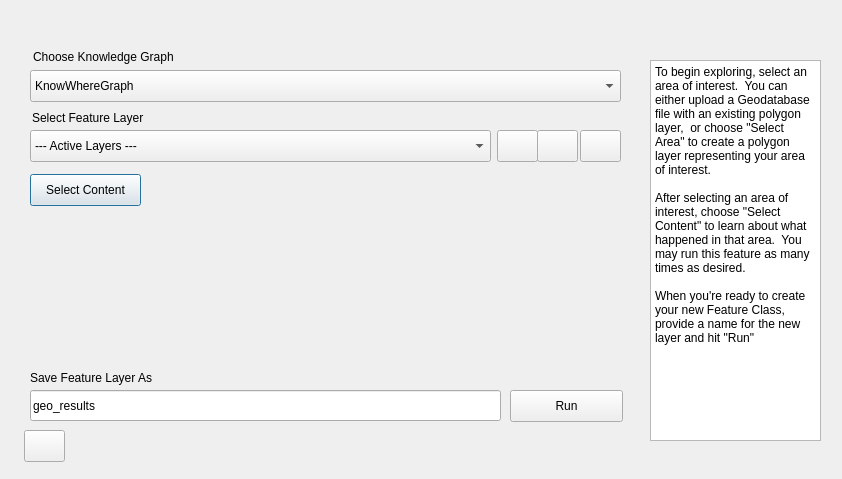
<?xml version="1.0" encoding="UTF-8"?>
<ui version="4.0">
 <class>kwg_dialogBase</class>
 <widget class="QDialog" name="kwg_dialogBase">
  <property name="geometry">
   <rect>
    <x>0</x>
    <y>0</y>
    <width>842</width>
    <height>479</height>
   </rect>
  </property>
  <property name="windowTitle">
   <string>KnowWhereGraph Geoenrichment</string>
  </property>
  <widget class="QLabel" name="label_layerName">
   <property name="geometry">
    <rect>
     <x>30</x>
     <y>370</y>
     <width>161</width>
     <height>16</height>
    </rect>
   </property>
   <property name="text">
    <string>Save Feature Layer As</string>
   </property>
  </widget>
  <widget class="QLineEdit" name="lineEdit_layerName">
   <property name="geometry">
    <rect>
     <x>30</x>
     <y>390</y>
     <width>471</width>
     <height>31</height>
    </rect>
   </property>
   <property name="text">
    <string>geo_results</string>
   </property>
  </widget>
  <widget class="QPushButton" name="pushButton_content">
   <property name="geometry">
    <rect>
     <x>30</x>
     <y>174</y>
     <width>111</width>
     <height>32</height>
    </rect>
   </property>
   <property name="text">
    <string>Select Content</string>
   </property>
  </widget>
  <widget class="QPushButton" name="pushButton_run">
   <property name="geometry">
    <rect>
     <x>510</x>
     <y>390</y>
     <width>113</width>
     <height>32</height>
    </rect>
   </property>
   <property name="text">
    <string>Run</string>
   </property>
  </widget>
  <widget class="QPlainTextEdit" name="plainTextEdit">
   <property name="geometry">
    <rect>
     <x>650</x>
     <y>60</y>
     <width>171</width>
     <height>381</height>
    </rect>
   </property>
   <property name="plainText">
    <string>To begin exploring, select an area of interest.  You can either upload a Geodatabase file with an existing polygon layer,  or choose &quot;Select Area&quot; to create a polygon layer representing your area of interest.

After selecting an area of interest, choose &quot;Select Content&quot; to learn about what happened in that area.  You may run this feature as many times as desired.

When you're ready to create your new Feature Class,  provide a name for the new layer and hit &quot;Run&quot;</string>
   </property>
  </widget>
  <widget class="QComboBox" name="comboBox_layers">
   <property name="geometry">
    <rect>
     <x>30</x>
     <y>130</y>
     <width>461</width>
     <height>32</height>
    </rect>
   </property>
   <property name="toolTip">
    <string>Select active layers from the project</string>
   </property>
   <item>
    <property name="text">
     <string>--- Active Layers ---</string>
    </property>
   </item>
  </widget>
  <widget class="QPushButton" name="pushButton_gdb">
   <property name="geometry">
    <rect>
     <x>497</x>
     <y>130</y>
     <width>41</width>
     <height>32</height>
    </rect>
   </property>
   <property name="toolTip">
    <string>Open a geopackage file</string>
   </property>
   <property name="text">
    <string/>
   </property>
  </widget>
  <widget class="QPushButton" name="pushButton_polygon">
   <property name="geometry">
    <rect>
     <x>537</x>
     <y>130</y>
     <width>41</width>
     <height>32</height>
    </rect>
   </property>
   <property name="toolTip">
    <string>Draw polygon of interest
</string>
   </property>
   <property name="text">
    <string/>
   </property>
  </widget>
  <widget class="QPushButton" name="pushButton_refresh">
   <property name="geometry">
    <rect>
     <x>580</x>
     <y>130</y>
     <width>41</width>
     <height>32</height>
    </rect>
   </property>
   <property name="toolTip">
    <string>Refresh list of active layers</string>
   </property>
   <property name="text">
    <string/>
   </property>
  </widget>
  <widget class="QPushButton" name="toolButton">
   <property name="geometry">
    <rect>
     <x>24</x>
     <y>430</y>
     <width>41</width>
     <height>32</height>
    </rect>
   </property>
   <property name="text">
    <string/>
   </property>
  </widget>
  <widget class="QLabel" name="label_2">
   <property name="geometry">
    <rect>
     <x>32</x>
     <y>110</y>
     <width>261</width>
     <height>16</height>
    </rect>
   </property>
   <property name="text">
    <string>Select Feature Layer</string>
   </property>
  </widget>
  <widget class="QComboBox" name="comboBox_graph">
   <property name="geometry">
    <rect>
     <x>30</x>
     <y>70</y>
     <width>591</width>
     <height>32</height>
    </rect>
   </property>
   <property name="toolTip">
    <string>Select active layers from the project</string>
   </property>
   <item>
    <property name="text">
     <string>KnowWhereGraph</string>
    </property>
   </item>
  </widget>
  <widget class="QLabel" name="label_3">
   <property name="geometry">
    <rect>
     <x>33</x>
     <y>49</y>
     <width>261</width>
     <height>16</height>
    </rect>
   </property>
   <property name="text">
    <string>Choose Knowledge Graph</string>
   </property>
  </widget>
 </widget>
 <resources/>
 <connections/>
</ui>
